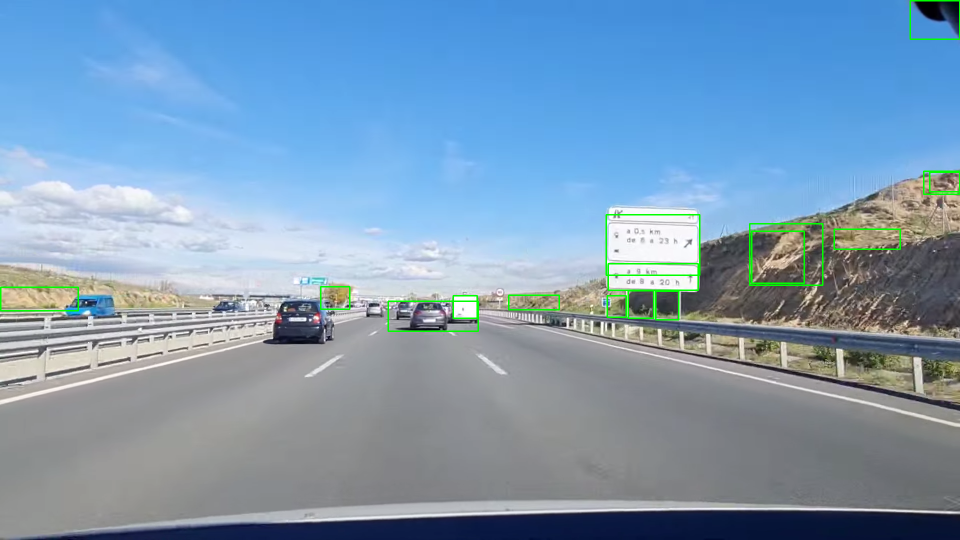
#> input picture imagenesResultado/00000.png, 1920 x 1080 px, given as the content of the folder ./project/images/test_selected/, which was not available (shown at 1/2 size)
$ jupyter execute --allow-errors notebook_PracticaObligatoria1.ipynb   (text cells are left out)
#> lines starting #> are read from the running program, lines starting #| are printed output that depends on the picture; pictures that were not available may be replaced by others from this repository, and a replacement may not be noted
[cell 1]
import cv2
from matplotlib import pyplot as plt
import os
import numpy as np

def save_images(images_to_save):
    for i in range(len(images_to_save)):
        cv2.imwrite(f"./imagenesResultado/{i:0>5}.png",cv2.cvtColor(images_to_save[i],cv2.COLOR_BGR2RGB))

def save_images2(images_to_save):
    for i in range(len(images_to_save)):
        cv2.imwrite(f"./imagenesfinales/{i:0>5}.png",cv2.cvtColor(images_to_save[i],cv2.COLOR_BGR2RGB))

[cell 2]
directory = "./project/images/test_selected/"
rgb_images = [cv2.cvtColor(cv2.imread(os.path.join(directory, file)),cv2.COLOR_BGR2RGB) for file in os.listdir(directory)][0:10]
imgs = [cv2.cvtColor(cv2.imread(os.path.join(directory, file)),cv2.COLOR_BGR2RGB) for file in os.listdir(directory)][0:10]


plt.subplot(1,2,1)
plt.imshow(rgb_images[0])
plt.title("Primera")

plt.subplot(1,2,2)
plt.imshow(rgb_images[len(rgb_images)-1])
plt.title("Ulitma")
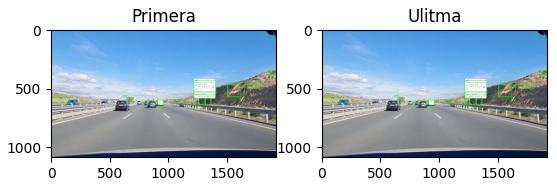
#> figure drawn by matplotlib, 2 panels

[cell 3]
gray_images = [cv2.cvtColor(image, cv2.COLOR_BGR2GRAY) for image in rgb_images]
#> gray_images = 1 item

plt.subplot(2,2,1)
plt.imshow(gray_images[0], cmap="gray")
plt.title("Primera Antes")

plt.subplot(2,2,2)
plt.imshow(gray_images[len(rgb_images)-1], cmap="gray")
plt.title("Ulitma Antes")

for i in range(len(gray_images)):
    gray_images[i] = cv2.equalizeHist(gray_images[i])
#> this loop made 1 pass

plt.subplot(2,2,3)
plt.imshow(gray_images[0], cmap="gray")
plt.title("Primera Despues")

plt.subplot(2,2,4)
plt.imshow(gray_images[len(rgb_images)-1], cmap="gray")
plt.title("Ulitma Despues")
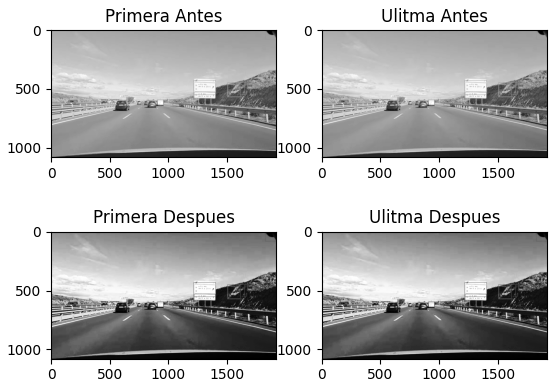
#> figure drawn by matplotlib, 4 panels

[cell 4]
mser = cv2.MSER_create(delta=4, min_area=1000, max_area=80000, max_variation=0.9, min_diversity=0.1)

def getRegions(grays):
    allRegions = []
    for gray in grays:
        _, boundingBoxes = mser.detectRegions(gray)
        allRegions.append(boundingBoxes)
#> after the loop, allRegions = 1 item
    return allRegions

def groupRegions(list_boxes):
    groupped_regions = []
#> groupped_regions = []
    for boxes in list_boxes:
        groupped_rects, _ = cv2.groupRectangles(boxes, 1, eps=0.07)
        groupped_regions.append(groupped_rects)
#> after the loop, groupped_regions = 1 item
    return groupped_regions

def drawRegions(images_list, all_regions):
    groupped_regions = []
#> groupped_regions = []
    i = 0
    for img, regs in zip(images_list, all_regions):
        for region in regs:
            x, y, w, h = region
            aspect_ratio = float(w) / h
            if 0.5 < aspect_ratio < 4:
                if w < 500:
                    if h < 500:
                        area = h * w
                        cv2.rectangle(img, (x,y), (x+w, y+h), (0,255,0), 2)
                        groupped_regions.append((region,i))
        i = i +1
#> this loop made 1 pass
#> i on pass 1: 1
#> after the loop, groupped_regions = 15 items, first 6: ([1824, 3, 94, 72], 0), ([1597, 407, 110, 53], 0), ([1501, 484, 143, 85], 0), ([1505, 464, 74, 98], 0), ([1543, 464, 64, 58], 0), ([1258, 583, 48, 52], 0); i = 1
    return groupped_regions


dectected_regions = drawRegions(rgb_images, groupRegions(getRegions(gray_images)))
#> dectected_regions has the same summary as groupped_regions in drawRegions

plt.subplot(1,2,1)
plt.imshow(rgb_images[0])
plt.title("Primera")

plt.subplot(1,2,2)
plt.imshow(rgb_images[len(rgb_images)-1])
plt.title("Ulitma")

# save_images(rgb_images)

[cell 5]
recortes = []
for region in dectected_regions:
    x, y, w, h = region[0]
    cropped_image = rgb_images[region[1]][y:y+h, x:x+w]
    recortes.append((cropped_image,region[1],region[0]))
#> this loop made 15 passes
#> (region, x, y, w, h) on passes 1 to 12: (([1824, 3, 94, 72], 0), 1824, 3, 94, 72), (([1597, 407, 110, 53], 0), 1597, 407, 110, 53), (([1501, 484, 143, 85], 0), 1501, 484, 143, 85), (([1505, 464, 74, 98], 0), 1505, 464, 74, 98), (([1543, 464, 64, 58], 0), 1543, 464, 64, 58), (([1258, 583, 48, 52], 0), 1258, 583, 48, 52), (([1019, 592, 98, 26], 0), 1019, 592, 98, 26), (([780, 604, 175, 57], 0), 780, 604, 175, 57), (([1861, 346, 57, 36], 0), 1861, 346, 57, 36), (([643, 575, 55, 42], 0), 643, 575, 55, 42), (([1144, 576, 70, 56], 0), 1144, 576, 70, 56), (([908, 604, 45, 31], 0), 908, 604, 45, 31)
#> pass 1, `cropped_image = rgb_images[region[1]][y:y+h, x:x+w]`:
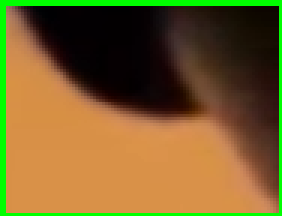
#> cropped_image: shape (72, 94, 3) (shown 3 times larger); mean of channels 0, 1, 2 42.7, 96.3, 119.8; drawn as B, G, R
#> pass 2, `cropped_image = rgb_images[region[1]][y:y+h, x:x+w]`:
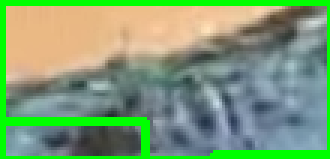
#> cropped_image: shape (53, 110, 3) (shown 3 times larger); mean of channels 0, 1, 2 117.3, 157.3, 126.1; drawn as B, G, R
#> pass 3, `cropped_image = rgb_images[region[1]][y:y+h, x:x+w]`:
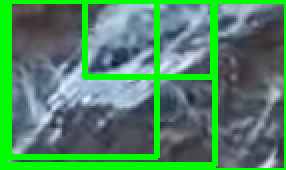
#> cropped_image: shape (85, 143, 3) (shown 2 times larger); mean of channels 0, 1, 2 99.2, 136.9, 80.1; drawn as B, G, R
#> after the loop, recortes = 15 items

plt.subplot(1,2,1)
plt.imshow(recortes[len(recortes)-1][0])
plt.title("Primera")

plt.subplot(1,2,2)
plt.imshow(rgb_images[recortes[len(recortes)-1][1]])
plt.title("Imagen")
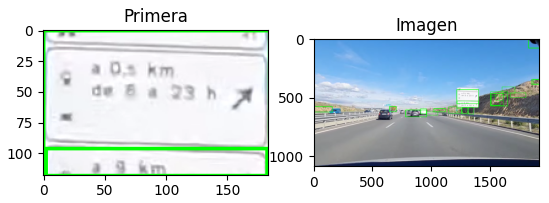
#> figure drawn by matplotlib, 2 panels

$ run again, on imagenesResultado/00004.png
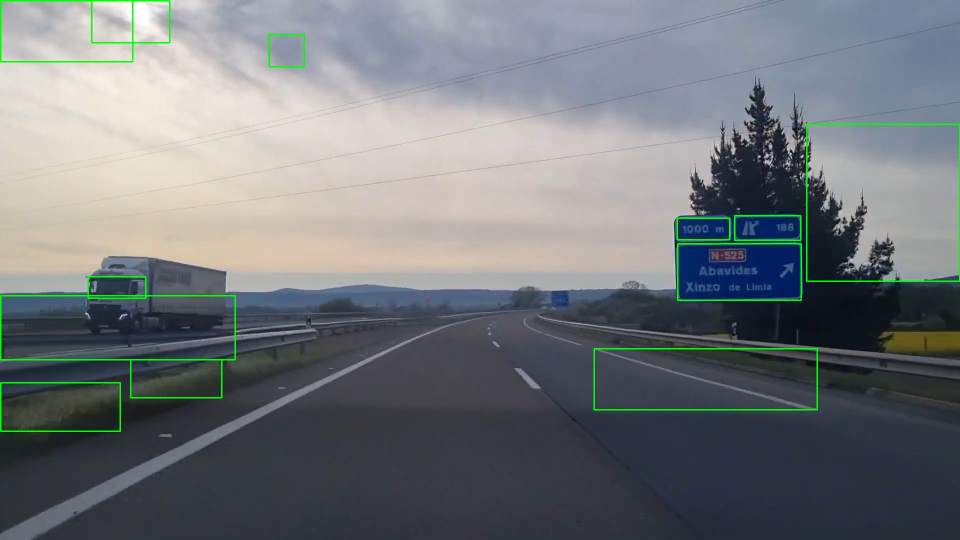
#> input picture imagenesResultado/00004.png, 1920 x 1080 px, given as the content of the folder ./project/images/test_selected/, which was not available (shown at 1/2 size)
#> gray_images = 1 item
#> the loop `for i in range(len(gray_images)):` made 1 pass
#> the loop in getRegions, `for gray in grays:` made 1 pass
#> in groupRegions, `groupped_regions = []`: groupped_regions = []
#> the loop in groupRegions, `for boxes in list_boxes:` made 1 pass
#> after the loop in groupRegions, `for boxes in list_boxes:`: groupped_regions = 1 item
#> in drawRegions, `groupped_regions = []`: groupped_regions = []
#> the loop in drawRegions, `for img, regs in zip(images_list, all_regions):` made 1 pass
#> i on pass 1: 1
#> after the loop in drawRegions, `for img, regs in zip(images_list, all_regions):`: groupped_regions = 17 items, first 6: ([1, 1, 346, 124], 0), ([1, 1, 386, 124], 0), ([472, 678, 161, 43], 0), ([1636, 722, 283, 130], 0), ([1615, 351, 172, 210], 0), ([3, 593, 466, 125], 0); i = 1
#> dectected_regions has the same summary as groupped_regions in drawRegions
#> the loop `for region in dectected_regions:` made 17 passes
#> (region, x, y, w, h) on passes 1 to 8: (([1, 1, 346, 124], 0), 1, 1, 346, 124), (([1, 1, 386, 124], 0), 1, 1, 386, 124), (([472, 678, 161, 43], 0), 472, 678, 161, 43), (([1636, 722, 283, 130], 0), 1636, 722, 283, 130), (([1615, 351, 172, 210], 0), 1615, 351, 172, 210), (([3, 593, 466, 125], 0), 3, 593, 466, 125), (([265, 721, 177, 73], 0), 265, 721, 177, 73), (([263, 721, 158, 45], 0), 263, 721, 158, 45)
#> pass 1, `cropped_image = rgb_images[region[1]][y:y+h, x:x+w]`:
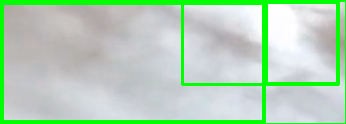
#> cropped_image: shape (124, 346, 3); mean of channels 0, 1, 2 183.6, 210.6, 179.6; drawn as B, G, R
#> after the loop `for region in dectected_regions:`: recortes = 17 items
#> `[cell 5] recortes = [] for region in dectected_regions: x, y, w, h = r..`:
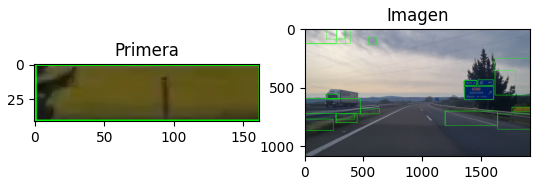
#> figure drawn by matplotlib, 2 panels

$ run again, on imagenesResultado/00005.png
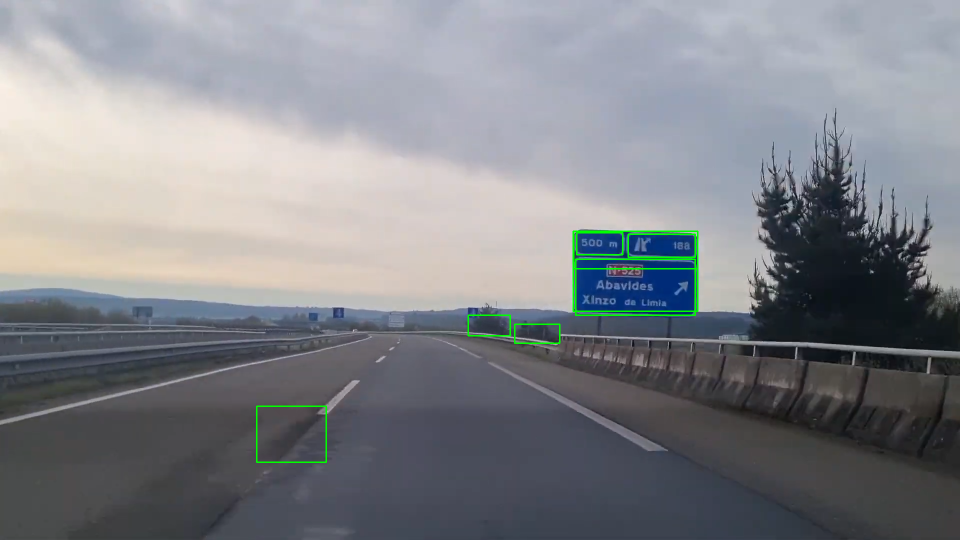
#> input picture imagenesResultado/00005.png, 1920 x 1080 px, given as the content of the folder ./project/images/test_selected/, which was not available (shown at 1/2 size)
#> gray_images = 1 item
#> the loop `for i in range(len(gray_images)):` made 1 pass
#> `[cell 3] gray_images = [cv2.cvtColor(image, cv2.COLOR_BGR2GRAY) for im..`:
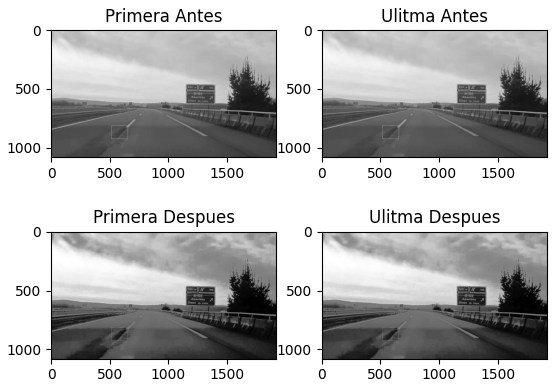
#> figure drawn by matplotlib, 4 panels
#> the loop in getRegions, `for gray in grays:` made 1 pass
#> in groupRegions, `groupped_regions = []`: groupped_regions = []
#> the loop in groupRegions, `for boxes in list_boxes:` made 1 pass
#> after the loop in groupRegions, `for boxes in list_boxes:`: groupped_regions = 1 item
#> in drawRegions, `groupped_regions = []`: groupped_regions = []
#> the loop in drawRegions, `for img, regs in zip(images_list, all_regions):` made 1 pass
#> i on pass 1: 1
#> after the loop in drawRegions, `for img, regs in zip(images_list, all_regions):`: groupped_regions = [([1509, 690, 84, 29], 0), ([1155, 539, 234, 82], 0), ([1155, 467, 89, 41], 0), ([1258, 470, 131, 43], 0), ([1031, 650, 87, 35], 0), ([938, 632, 81, 38], 0), ([515, 814, 136, 109], 0), ([512, 760, 208, 166], 0)]; i = 1
#> dectected_regions has the same summary as groupped_regions in drawRegions
#> the loop `for region in dectected_regions:` made 8 passes
#> (region, x, y, w, h) on passes 1 to 8: (([1509, 690, 84, 29], 0), 1509, 690, 84, 29), (([1155, 539, 234, 82], 0), 1155, 539, 234, 82), (([1155, 467, 89, 41], 0), 1155, 467, 89, 41), (([1258, 470, 131, 43], 0), 1258, 470, 131, 43), (([1031, 650, 87, 35], 0), 1031, 650, 87, 35), (([938, 632, 81, 38], 0), 938, 632, 81, 38), (([515, 814, 136, 109], 0), 515, 814, 136, 109), (([512, 760, 208, 166], 0), 512, 760, 208, 166)
#> after the loop `for region in dectected_regions:`: recortes = 8 items
#> `[cell 5] recortes = [] for region in dectected_regions: x, y, w, h = r..`:
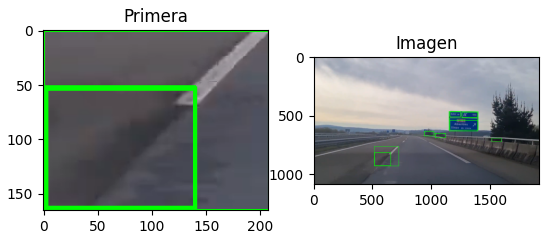
#> figure drawn by matplotlib, 2 panels

$ run again, on imagenesResultado/00006.png
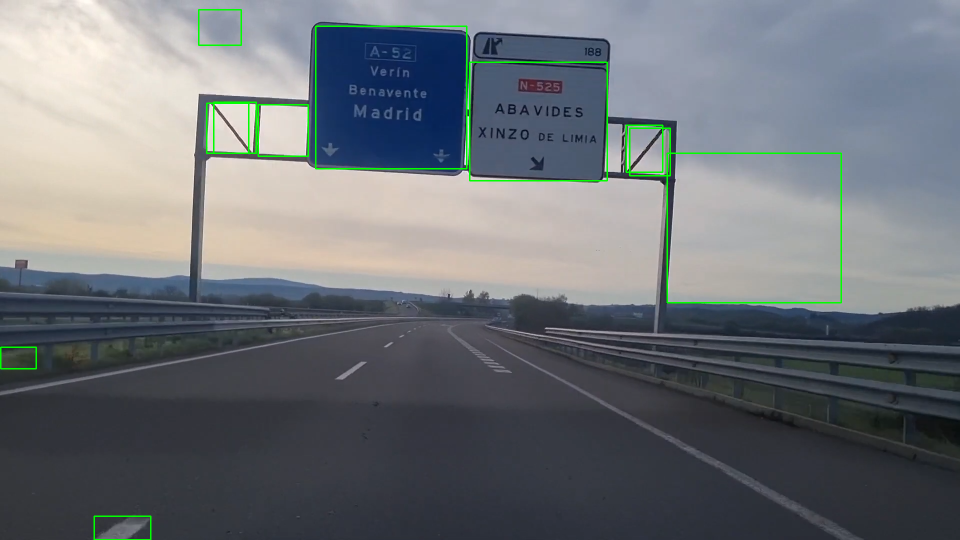
#> input picture imagenesResultado/00006.png, 1920 x 1080 px, given as the content of the folder ./project/images/test_selected/, which was not available (shown at 1/2 size)
#> gray_images = 1 item
#> the loop `for i in range(len(gray_images)):` made 1 pass
#> the loop in getRegions, `for gray in grays:` made 1 pass
#> in groupRegions, `groupped_regions = []`: groupped_regions = []
#> the loop in groupRegions, `for boxes in list_boxes:` made 1 pass
#> after the loop in groupRegions, `for boxes in list_boxes:`: groupped_regions = 1 item
#> in drawRegions, `groupped_regions = []`: groupped_regions = []
#> the loop in drawRegions, `for img, regs in zip(images_list, all_regions):` made 1 pass
#> i on pass 1: 1
#> after the loop in drawRegions, `for img, regs in zip(images_list, all_regions):`: groupped_regions = 17 items, first 6: ([398, 20, 85, 71], 0), ([1, 314, 394, 290], 0), ([1216, 280, 117, 91], 0), ([1216, 234, 137, 71], 0), ([944, 63, 277, 134], 0), ([636, 54, 296, 279], 0); i = 1
#> dectected_regions has the same summary as groupped_regions in drawRegions
#> the loop `for region in dectected_regions:` made 17 passes
#> (region, x, y, w, h) on passes 1 to 8: (([398, 20, 85, 71], 0), 398, 20, 85, 71), (([1, 314, 394, 290], 0), 1, 314, 394, 290), (([1216, 280, 117, 91], 0), 1216, 280, 117, 91), (([1216, 234, 137, 71], 0), 1216, 234, 137, 71), (([944, 63, 277, 134], 0), 944, 63, 277, 134), (([636, 54, 296, 279], 0), 636, 54, 296, 279), (([1037, 158, 88, 29], 0), 1037, 158, 88, 29), (([941, 126, 272, 234], 0), 941, 126, 272, 234)
#> pass 1, `cropped_image = rgb_images[region[1]][y:y+h, x:x+w]`:
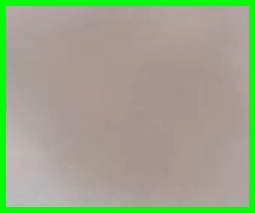
#> cropped_image: shape (71, 85, 3) (shown 3 times larger); mean of channels 0, 1, 2 136.3, 167.5, 154.5; drawn as B, G, R
#> after the loop `for region in dectected_regions:`: recortes = 17 items
#> `[cell 5] recortes = [] for region in dectected_regions: x, y, w, h = r..`:
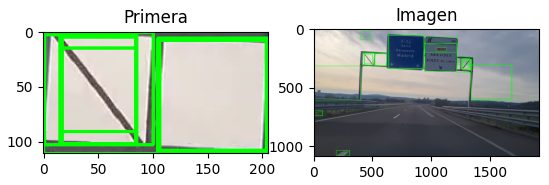
#> figure drawn by matplotlib, 2 panels
